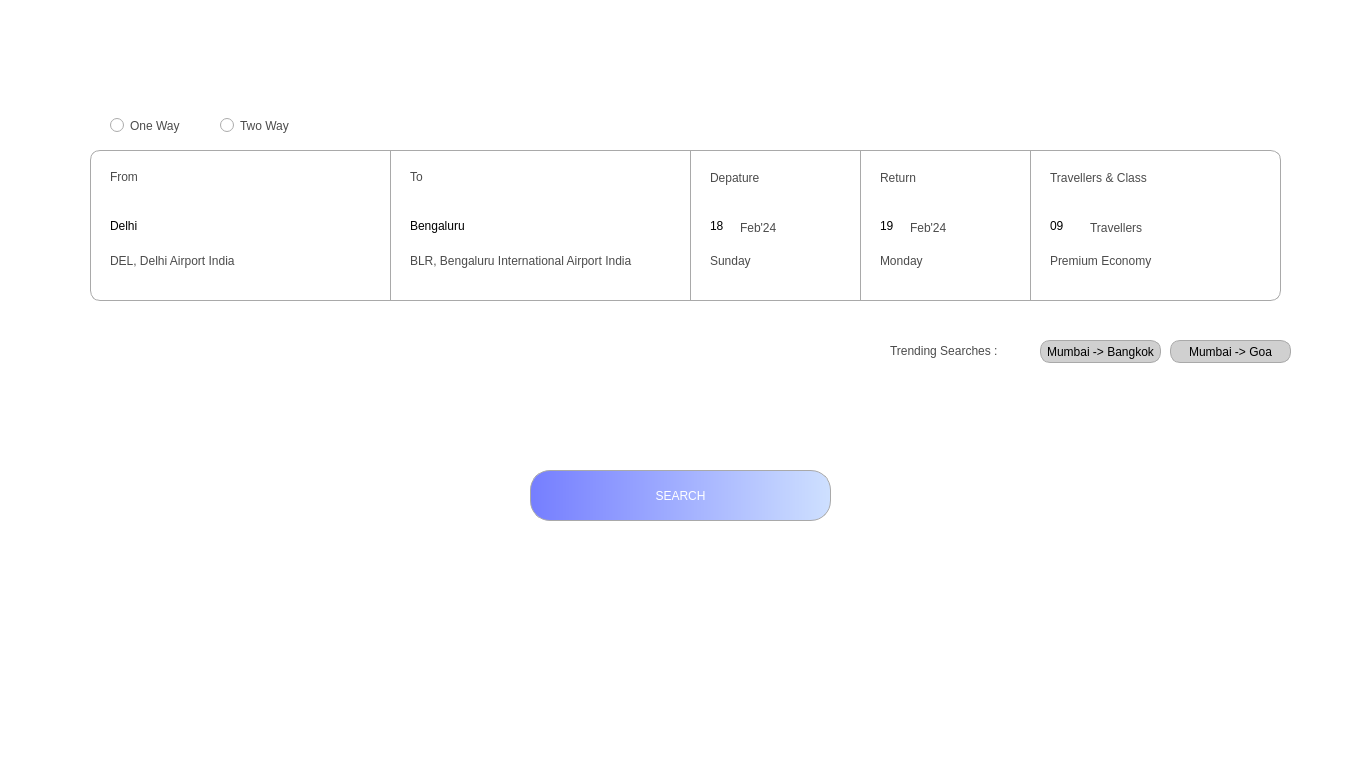
<?xml version="1.0" encoding="UTF-8"?>
<ui version="4.0">
 <class>MainWindow</class>
 <widget class="QMainWindow" name="MainWindow">
  <property name="geometry">
   <rect>
    <x>0</x>
    <y>0</y>
    <width>1366</width>
    <height>768</height>
   </rect>
  </property>
  <property name="sizePolicy">
   <sizepolicy hsizetype="Expanding" vsizetype="Expanding">
    <horstretch>0</horstretch>
    <verstretch>0</verstretch>
   </sizepolicy>
  </property>
  <property name="windowTitle">
   <string>MainWindow</string>
  </property>
  <property name="styleSheet">
   <string notr="true">background-color: rgb(255, 255, 255);</string>
  </property>
  <widget class="QWidget" name="centralwidget">
   <widget class="QFrame" name="frame">
    <property name="geometry">
     <rect>
      <x>30</x>
      <y>70</y>
      <width>1311</width>
      <height>321</height>
     </rect>
    </property>
    <property name="styleSheet">
     <string notr="true">border-radius: 10px</string>
    </property>
    <property name="frameShape">
     <enum>QFrame::StyledPanel</enum>
    </property>
    <property name="frameShadow">
     <enum>QFrame::Raised</enum>
    </property>
    <widget class="QPushButton" name="from_btn">
     <property name="geometry">
      <rect>
       <x>60</x>
       <y>80</y>
       <width>301</width>
       <height>151</height>
      </rect>
     </property>
     <property name="mouseTracking">
      <bool>false</bool>
     </property>
     <property name="focusPolicy">
      <enum>Qt::StrongFocus</enum>
     </property>
     <property name="contextMenuPolicy">
      <enum>Qt::DefaultContextMenu</enum>
     </property>
     <property name="acceptDrops">
      <bool>false</bool>
     </property>
     <property name="layoutDirection">
      <enum>Qt::LeftToRight</enum>
     </property>
     <property name="autoFillBackground">
      <bool>false</bool>
     </property>
     <property name="styleSheet">
      <string notr="true">border-style: solid;
border-color: #a9a9a9;
border-width: 1px;
border-top-left-radius: 10px;
border-bottom-left-radius: 10px;
border-top-right-radius: 0px;
border-bottom-right-radius: 0px;

</string>
     </property>
     <property name="text">
      <string/>
     </property>
     <property name="checkable">
      <bool>false</bool>
     </property>
     <property name="checked">
      <bool>false</bool>
     </property>
    </widget>
    <widget class="QPushButton" name="to_btn">
     <property name="geometry">
      <rect>
       <x>360</x>
       <y>80</y>
       <width>301</width>
       <height>151</height>
      </rect>
     </property>
     <property name="styleSheet">
      <string notr="true">border-style: solid;
border-color: #a9a9a9;
border-width: 1px;
border-radius: 0px</string>
     </property>
     <property name="text">
      <string/>
     </property>
    </widget>
    <widget class="QPushButton" name="dep_btn">
     <property name="geometry">
      <rect>
       <x>660</x>
       <y>80</y>
       <width>171</width>
       <height>151</height>
      </rect>
     </property>
     <property name="styleSheet">
      <string notr="true">border-style: solid;
border-color: #a9a9a9;
border-width: 1px;
border-radius: 0px</string>
     </property>
     <property name="text">
      <string/>
     </property>
    </widget>
    <widget class="QPushButton" name="ret_btn">
     <property name="geometry">
      <rect>
       <x>830</x>
       <y>80</y>
       <width>171</width>
       <height>151</height>
      </rect>
     </property>
     <property name="styleSheet">
      <string notr="true">border-style: solid;
border-color: #a9a9a9;
border-width: 1px;
border-radius: 0px</string>
     </property>
     <property name="text">
      <string/>
     </property>
    </widget>
    <widget class="QPushButton" name="tra_btn">
     <property name="geometry">
      <rect>
       <x>1000</x>
       <y>80</y>
       <width>251</width>
       <height>151</height>
      </rect>
     </property>
     <property name="styleSheet">
      <string notr="true">border-style: solid;
border-color: #a9a9a9;
border-width: 1px;
border-top-left-radius: 0px;
border-bottom-left-radius: 0px;
border-top-right-radius: 10px;
border-bottom-right-radius: 10px;</string>
     </property>
     <property name="text">
      <string/>
     </property>
    </widget>
    <widget class="QLabel" name="label">
     <property name="geometry">
      <rect>
       <x>80</x>
       <y>100</y>
       <width>47</width>
       <height>13</height>
      </rect>
     </property>
     <property name="styleSheet">
      <string notr="true">font: 12pt &quot;Berlin Sans FB&quot;;
color: rgb(75, 75, 75)</string>
     </property>
     <property name="text">
      <string>From</string>
     </property>
    </widget>
    <widget class="QLabel" name="label_2">
     <property name="geometry">
      <rect>
       <x>380</x>
       <y>100</y>
       <width>47</width>
       <height>13</height>
      </rect>
     </property>
     <property name="styleSheet">
      <string notr="true">font: 12pt &quot;Berlin Sans FB&quot;;
color: rgb(75, 75, 75)</string>
     </property>
     <property name="text">
      <string>To</string>
     </property>
    </widget>
    <widget class="QLabel" name="label_3">
     <property name="geometry">
      <rect>
       <x>680</x>
       <y>100</y>
       <width>71</width>
       <height>16</height>
      </rect>
     </property>
     <property name="styleSheet">
      <string notr="true">font: 12pt &quot;Berlin Sans FB&quot;;
color: rgb(75, 75, 75)</string>
     </property>
     <property name="text">
      <string>Depature</string>
     </property>
    </widget>
    <widget class="QLabel" name="label_4">
     <property name="geometry">
      <rect>
       <x>850</x>
       <y>100</y>
       <width>71</width>
       <height>16</height>
      </rect>
     </property>
     <property name="styleSheet">
      <string notr="true">font: 12pt &quot;Berlin Sans FB&quot;;
color: rgb(75, 75, 75)</string>
     </property>
     <property name="text">
      <string>Return</string>
     </property>
    </widget>
    <widget class="QLabel" name="label_5">
     <property name="geometry">
      <rect>
       <x>1020</x>
       <y>100</y>
       <width>131</width>
       <height>16</height>
      </rect>
     </property>
     <property name="styleSheet">
      <string notr="true">font: 12pt &quot;Berlin Sans FB&quot;;
color: rgb(75, 75, 75)</string>
     </property>
     <property name="text">
      <string>Travellers &amp; Class</string>
     </property>
    </widget>
    <widget class="QLabel" name="label_6">
     <property name="geometry">
      <rect>
       <x>80</x>
       <y>130</y>
       <width>91</width>
       <height>51</height>
      </rect>
     </property>
     <property name="styleSheet">
      <string notr="true">font: 75 24pt &quot;Berlin Sans FB&quot;;
</string>
     </property>
     <property name="text">
      <string>Delhi</string>
     </property>
    </widget>
    <widget class="QLabel" name="label_7">
     <property name="geometry">
      <rect>
       <x>380</x>
       <y>130</y>
       <width>201</width>
       <height>51</height>
      </rect>
     </property>
     <property name="styleSheet">
      <string notr="true">font: 75 24pt &quot;Berlin Sans FB&quot;;
</string>
     </property>
     <property name="text">
      <string>Bengaluru</string>
     </property>
    </widget>
    <widget class="QLabel" name="label_8">
     <property name="geometry">
      <rect>
       <x>680</x>
       <y>130</y>
       <width>31</width>
       <height>51</height>
      </rect>
     </property>
     <property name="styleSheet">
      <string notr="true">font: 75 24pt &quot;Berlin Sans FB&quot;;
</string>
     </property>
     <property name="text">
      <string>18</string>
     </property>
    </widget>
    <widget class="QLabel" name="label_9">
     <property name="geometry">
      <rect>
       <x>850</x>
       <y>130</y>
       <width>31</width>
       <height>51</height>
      </rect>
     </property>
     <property name="styleSheet">
      <string notr="true">font: 75 24pt &quot;Berlin Sans FB&quot;;
</string>
     </property>
     <property name="text">
      <string>19</string>
     </property>
    </widget>
    <widget class="QLabel" name="label_10">
     <property name="geometry">
      <rect>
       <x>1020</x>
       <y>130</y>
       <width>41</width>
       <height>51</height>
      </rect>
     </property>
     <property name="styleSheet">
      <string notr="true">font: 75 24pt &quot;Berlin Sans FB&quot;;
</string>
     </property>
     <property name="text">
      <string>09</string>
     </property>
    </widget>
    <widget class="QLabel" name="label_11">
     <property name="geometry">
      <rect>
       <x>710</x>
       <y>150</y>
       <width>71</width>
       <height>16</height>
      </rect>
     </property>
     <property name="styleSheet">
      <string notr="true">font: 14pt &quot;Berlin Sans FB&quot;;
color: rgb(75, 75, 75)</string>
     </property>
     <property name="text">
      <string>Feb'24</string>
     </property>
    </widget>
    <widget class="QLabel" name="label_12">
     <property name="geometry">
      <rect>
       <x>880</x>
       <y>150</y>
       <width>71</width>
       <height>16</height>
      </rect>
     </property>
     <property name="styleSheet">
      <string notr="true">font: 14pt &quot;Berlin Sans FB&quot;;
color: rgb(75, 75, 75)</string>
     </property>
     <property name="text">
      <string>Feb'24</string>
     </property>
    </widget>
    <widget class="QLabel" name="label_13">
     <property name="geometry">
      <rect>
       <x>1060</x>
       <y>150</y>
       <width>81</width>
       <height>16</height>
      </rect>
     </property>
     <property name="styleSheet">
      <string notr="true">font: 14pt &quot;Berlin Sans FB&quot;;
color: rgb(75, 75, 75)</string>
     </property>
     <property name="text">
      <string>Travellers</string>
     </property>
    </widget>
    <widget class="QLabel" name="label_14">
     <property name="geometry">
      <rect>
       <x>80</x>
       <y>180</y>
       <width>261</width>
       <height>21</height>
      </rect>
     </property>
     <property name="styleSheet">
      <string notr="true">font: 14pt &quot;Berlin Sans FB&quot;;
color: rgb(75, 75, 75)</string>
     </property>
     <property name="text">
      <string>DEL, Delhi Airport India</string>
     </property>
    </widget>
    <widget class="QLabel" name="label_15">
     <property name="geometry">
      <rect>
       <x>380</x>
       <y>180</y>
       <width>261</width>
       <height>21</height>
      </rect>
     </property>
     <property name="styleSheet">
      <string notr="true">font: 14pt &quot;Berlin Sans FB&quot;;
color: rgb(75, 75, 75)</string>
     </property>
     <property name="text">
      <string>BLR, Bengaluru International Airport India</string>
     </property>
    </widget>
    <widget class="QLabel" name="label_16">
     <property name="geometry">
      <rect>
       <x>680</x>
       <y>180</y>
       <width>131</width>
       <height>21</height>
      </rect>
     </property>
     <property name="styleSheet">
      <string notr="true">font: 14pt &quot;Berlin Sans FB&quot;;
color: rgb(75, 75, 75)</string>
     </property>
     <property name="text">
      <string>Sunday</string>
     </property>
    </widget>
    <widget class="QLabel" name="label_17">
     <property name="geometry">
      <rect>
       <x>850</x>
       <y>180</y>
       <width>131</width>
       <height>21</height>
      </rect>
     </property>
     <property name="styleSheet">
      <string notr="true">font: 14pt &quot;Berlin Sans FB&quot;;
color: rgb(75, 75, 75)</string>
     </property>
     <property name="text">
      <string>Monday</string>
     </property>
    </widget>
    <widget class="QLabel" name="label_18">
     <property name="geometry">
      <rect>
       <x>1020</x>
       <y>180</y>
       <width>211</width>
       <height>21</height>
      </rect>
     </property>
     <property name="styleSheet">
      <string notr="true">font: 14pt &quot;Berlin Sans FB&quot;;
color: rgb(75, 75, 75)</string>
     </property>
     <property name="text">
      <string>Premium Economy</string>
     </property>
    </widget>
    <widget class="QRadioButton" name="radioButton">
     <property name="geometry">
      <rect>
       <x>80</x>
       <y>40</y>
       <width>101</width>
       <height>31</height>
      </rect>
     </property>
     <property name="styleSheet">
      <string notr="true">font: 12pt &quot;Berlin Sans FB&quot;;
color: rgb(75, 75, 75)</string>
     </property>
     <property name="text">
      <string>One Way</string>
     </property>
    </widget>
    <widget class="QRadioButton" name="radioButton_2">
     <property name="geometry">
      <rect>
       <x>190</x>
       <y>40</y>
       <width>101</width>
       <height>31</height>
      </rect>
     </property>
     <property name="styleSheet">
      <string notr="true">font: 12pt &quot;Berlin Sans FB&quot;;
color: rgb(75, 75, 75)</string>
     </property>
     <property name="text">
      <string>Two Way</string>
     </property>
    </widget>
    <widget class="QLabel" name="label_19">
     <property name="geometry">
      <rect>
       <x>860</x>
       <y>273</y>
       <width>141</width>
       <height>16</height>
      </rect>
     </property>
     <property name="styleSheet">
      <string notr="true">font: 12pt &quot;Berlin Sans FB&quot;;
color: rgb(75, 75, 75)</string>
     </property>
     <property name="text">
      <string>Trending Searches :</string>
     </property>
    </widget>
    <widget class="QPushButton" name="pushButton">
     <property name="geometry">
      <rect>
       <x>1010</x>
       <y>270</y>
       <width>121</width>
       <height>23</height>
      </rect>
     </property>
     <property name="styleSheet">
      <string notr="true">border-style: solid;
background-color: rgb(208, 208, 208);
border-color: #a9a9a9;
border-width: 1px;
border-radius: 10px</string>
     </property>
     <property name="text">
      <string>Mumbai -&gt; Bangkok</string>
     </property>
    </widget>
    <widget class="QPushButton" name="pushButton_2">
     <property name="geometry">
      <rect>
       <x>1140</x>
       <y>270</y>
       <width>121</width>
       <height>23</height>
      </rect>
     </property>
     <property name="styleSheet">
      <string notr="true">border-style: solid;
background-color: rgb(208, 208, 208);
border-color: #a9a9a9;
border-width: 1px;
border-radius: 10px</string>
     </property>
     <property name="text">
      <string>Mumbai -&gt; Goa</string>
     </property>
    </widget>
    <zorder>to_btn</zorder>
    <zorder>dep_btn</zorder>
    <zorder>from_btn</zorder>
    <zorder>label_14</zorder>
    <zorder>ret_btn</zorder>
    <zorder>tra_btn</zorder>
    <zorder>label</zorder>
    <zorder>label_10</zorder>
    <zorder>label_12</zorder>
    <zorder>label_11</zorder>
    <zorder>label_13</zorder>
    <zorder>label_15</zorder>
    <zorder>label_16</zorder>
    <zorder>label_17</zorder>
    <zorder>label_18</zorder>
    <zorder>label_2</zorder>
    <zorder>label_3</zorder>
    <zorder>label_4</zorder>
    <zorder>label_5</zorder>
    <zorder>label_6</zorder>
    <zorder>label_7</zorder>
    <zorder>label_8</zorder>
    <zorder>label_9</zorder>
    <zorder>radioButton</zorder>
    <zorder>radioButton_2</zorder>
    <zorder>label_19</zorder>
    <zorder>pushButton</zorder>
    <zorder>pushButton_2</zorder>
   </widget>
   <widget class="QPushButton" name="from_btn_2">
    <property name="geometry">
     <rect>
      <x>530</x>
      <y>470</y>
      <width>301</width>
      <height>51</height>
     </rect>
    </property>
    <property name="mouseTracking">
     <bool>false</bool>
    </property>
    <property name="styleSheet">
     <string notr="true">border-style: solid;
border-color: #a9a9a9;
border-width: 1px;
border-top-left-radius: 20px;
border-bottom-left-radius: 20px;
border-top-right-radius: 20px;
border-bottom-right-radius: 20px;
font: 75 24pt &quot;Berlin Sans FB&quot;;
color: rgb(255, 255, 255);
background-color: qlineargradient(spread:pad, x1:0, y1:0, x2:1, y2:0, stop:0 rgba(117, 126, 255, 255), stop:1 rgba(206, 224, 255, 255));
</string>
    </property>
    <property name="text">
     <string>SEARCH</string>
    </property>
   </widget>
  </widget>
  <widget class="QStatusBar" name="statusbar"/>
 </widget>
 <resources>
  <include location="files.qrc"/>
 </resources>
 <connections/>
</ui>
